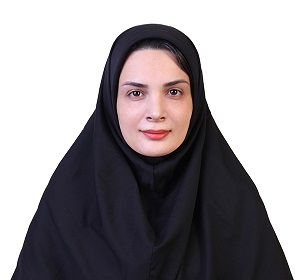
#> input picture img/2.jpg, 300 x 280 px, found by its file name; its folder holds only this picture in this run
$ python main.py
#> lines starting #> are read from the running program, lines starting #| are printed output that depends on the picture; after the words box and inside, x2 and y2 are one past the last pixel; in counts of white or black regions, pixels touching at a corner belong together
import cv2
import os
cascade_face = cv2.CascadeClassifier('haarcascade_frontalface_default.xml')
cascade_eye = cv2.CascadeClassifier('haarcascade_eye.xml')
cascade_smile = cv2.CascadeClassifier('haarcascade_smile.xml')
#  detect face pic in folder
folderPath='./img/'
listFile=os.listdir(folderPath)
for file in listFile:
    imagePath=file
    print(file)
    faceCascade = cv2.CascadeClassifier('haarcascade_frontalface_default.xml')
    image = cv2.imread(imagePath)
#> image is the input picture: shape (280, 300, 3); mean B, G, R 152, 148.7, 153.3
    gray = cv2.cvtColor(image, cv2.COLOR_BGR2GRAY)
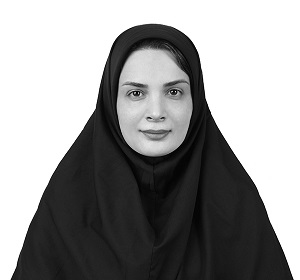
#> gray: shape (280, 300); min 0, max 255, mean 150.4
    faces = faceCascade.detectMultiScale(
        gray,
        scaleFactor=1.3,
        minNeighbors =5,
    minSize=(30, 30)
    )
#> faces = [[103, 53, 101, 101]]
    print("Found {0} faces!".format(len(faces)))
#| Found 1 faces!
    # Draw a rectangle around the faces
    for (x, y, w, h) in faces:
        cv2.rectangle(image, (x, y), (x+w, y+h), (0, 255, 0), 2)
#> this loop made 1 pass
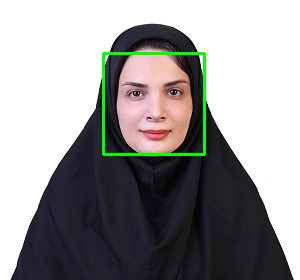
#> image: shape (280, 300, 3); 1.44% of pixels changed, all inside (x1, y1, x2, y2) = (102, 52, 206, 156)
    cv2.imshow("Faces found", image)
    cv2.waitKey(0)

$ run again, on img/3.jpg
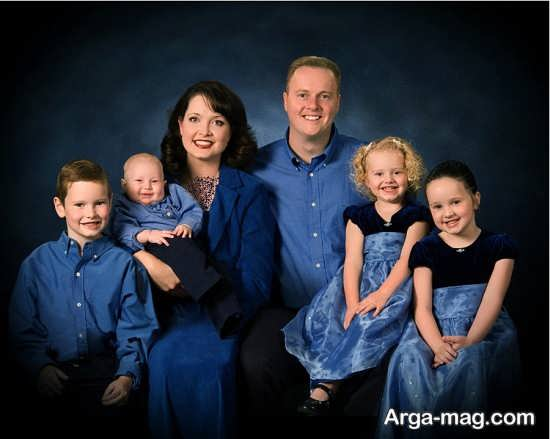
#> input picture img/3.jpg, 550 x 439 px, found by its file name
#> image is the input picture: shape (439, 550, 3); mean B, G, R 56.3, 44.9, 40.5
#> `gray = cv2.cvtColor(image, cv2.COLOR_BGR2GRAY)`:
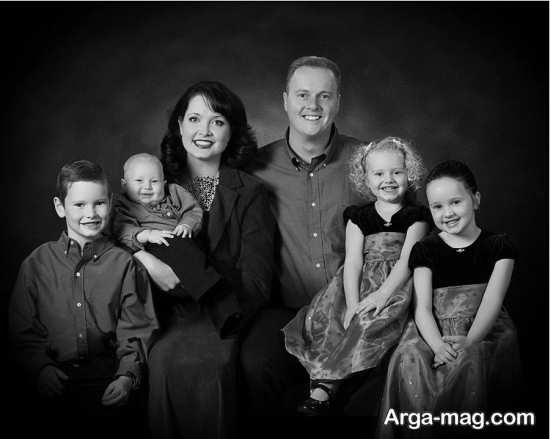
#> gray: shape (439, 550); min 0, max 255, mean 44.9
#> faces = [[174, 98, 61, 61], [120, 153, 49, 49], [359, 151, 53, 53], [59, 181, 58, 58], [422, 183, 51, 51], [279, 71, 63, 63]]
#| Found 6 faces!
#> the loop `for (x, y, w, h) in faces:` made 6 passes
#> after the loop `for (x, y, w, h) in faces:`:
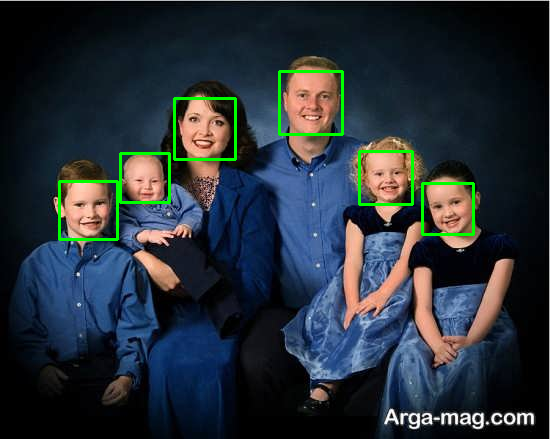
#> image: shape (439, 550, 3); 1.66% of pixels changed, all inside (x1, y1, x2, y2) = (58, 70, 475, 241)
